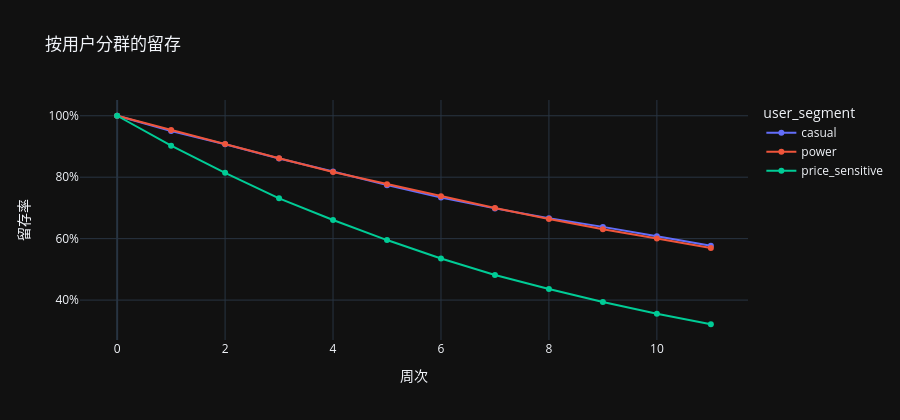

Source (notebook cell):
### Markdown cell above
### 4.4 按用户分群的留存

**关键发现**：`price_sensitive` 分群留存率约为其他两组的一半，
且占总用户约 40%。

### Code cell
ret_seg = get_segment_retention(retention, users)
plot_retention_curves(
    ret_seg, y="is_active", color="user_segment",
    title="按用户分群的留存",
).show()

pivot_seg = ret_seg.pivot(index="week", columns="user_segment",
                           values="is_active")
display(pivot_seg.style.format("{:.2%}"))

# 各分群人数占比
seg_counts = users["user_segment"].value_counts(normalize=True)
display(Markdown("**各分群人数占比**"))
display(seg_counts.rename("占比").to_frame().style.format("{:.2%}"))

### Figure 1 — Plotly figure (JSON) as saved in the notebook; plotly's stock layout.template omitted (floating-point values rounded to 4 significant figures)
{"data": [{"hovertemplate": "user_segment=casual<br>week=%{x}<br>is_active=%{y}<extra></extra>", "legendgroup": "casual", "line": {"color": "#636efa", "dash": "solid"}, "marker": {"symbol": "circle"}, "mode": "lines+markers", "name": "casual", "orientation": "v", "showlegend": true, "x": [0, 1, 2, 3, 4, 5, 6, 7, 8, 9, 10, 11], "xaxis": "x", "y": [1.0, 0.9504, 0.9072, 0.8608, 0.8185, 0.7742, 0.7336, 0.6985, 0.6662, 0.6383, 0.6076, 0.5768], "yaxis": "y", "type": "scatter"}, {"hovertemplate": "user_segment=power<br>week=%{x}<br>is_active=%{y}<extra></extra>", "legendgroup": "power", "line": {"color": "#EF553B", "dash": "solid"}, "marker": {"symbol": "circle"}, "mode": "lines+markers", "name": "power", "orientation": "v", "showlegend": true, "x": [0, 1, 2, 3, 4, 5, 6, 7, 8, 9, 10, 11], "xaxis": "x", "y": [1.0, 0.9535, 0.9079, 0.8616, 0.8171, 0.7773, 0.7378, 0.6998, 0.6638, 0.6308, 0.6004, 0.5695], "yaxis": "y", "type": "scatter"}, {"hovertemplate": "user_segment=price_sensitive<br>week=%{x}<br>is_active=%{y}<extra></extra>", "legendgroup": "price_sensitive", "line": {"color": "#00cc96", "dash": "solid"}, "marker": {"symbol": "circle"}, "mode": "lines+markers", "name": "price_sensitive", "orientation": "v", "showlegend": true, "x": [0, 1, 2, 3, 4, 5, 6, 7, 8, 9, 10, 11], "xaxis": "x", "y": [1.0, 0.9027, 0.8141, 0.7311, 0.6608, 0.5954, 0.5355, 0.4817, 0.4361, 0.3936, 0.3555, 0.3214], "yaxis": "y", "type": "scatter"}], "layout": {"xaxis": {"anchor": "y", "domain": [0.0, 1.0], "title": {"text": "周次"}}, "yaxis": {"anchor": "x", "domain": [0.0, 1.0], "title": {"text": "留存率"}, "tickformat": ".0%"}, "legend": {"title": {"text": "user_segment"}, "tracegroupgap": 0}, "title": {"text": "按用户分群的留存"}, "height": 420}}
